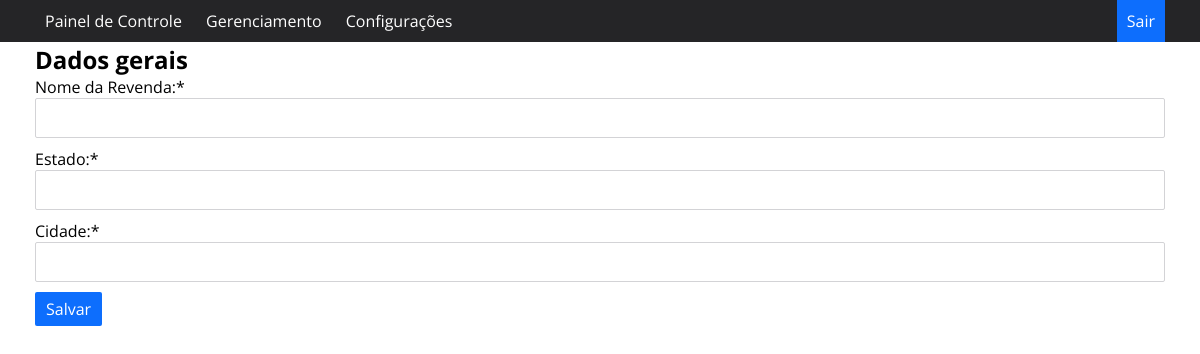
Before: /editarrevenda/2 with the older database file.
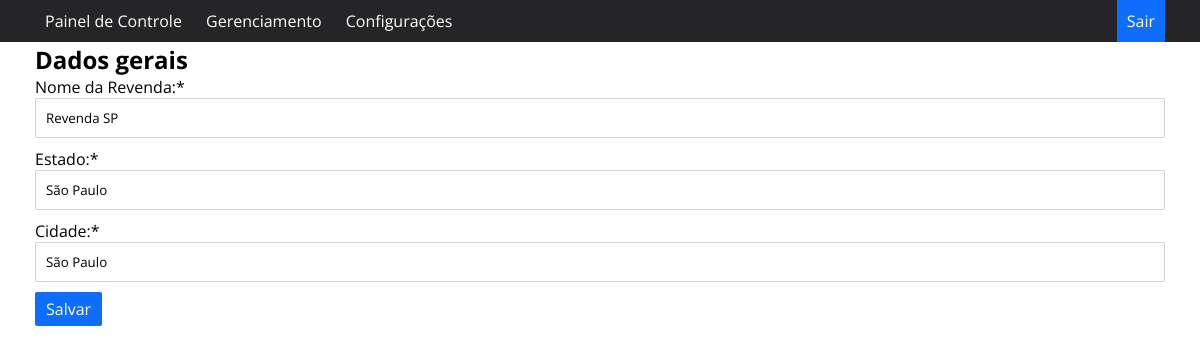
After: the same page with the newer database file.
### app.py (models this page shows, shortened)
class Revenda(db.Model):
    id = db.Column('id', Integer, primary_key=True, autoincrement=True)
    datainsercao = db.Column('datainsercao', String(500), nullable=False)
    revenda = db.Column('revenda', String(255), nullable=False)
    estado = db.Column('estado', String(255), nullable=False)
    cidade = db.Column('cidade', String(255), nullable=False)

### app.py (the view)
@app.route('/editarrevenda/<int:id>', methods=['GET', 'POST'])
def editarrevenda(id):
    revenda = Revenda.query.get(id)
    if request.method:
        if request.method == 'POST':
            revenda.revenda = request.form['revenda']
            revenda.estado = request.form['estado']
            revenda.cidade = request.form['cidade']
            db.session.commit()
            return redirect(url_for('gerenciamentorevendas'))
        return render_template('editarrevenda.html', revenda=revenda)
    return render_template('gerenaciamentorevendas.html', revenda=revenda)

### templates/editarrevenda.html (shortened to what this page needs)
<!DOCTYPE html>
<html lang="en">
<head>
    <link rel="stylesheet" href="{{ url_for('static', filename='estilo.css') }}">
</head>
<body>
    <nav id="menu-h">
        <ul>
            <li><a href="/paineldecontrole">Painel de Controle</a></li>
            <li><a href="#">Gerenciamento</a>
        </li>
        <li><a href="#">Configurações</a>
        </li>
            <li id="sair"><a href="#">Sair</a></li>
        </ul>
    </nav>
    <div class="container">
    <h1>Editar Revenda</h1>
    <h2>Dados gerais</h2>
    <section>
    <form name="editarrevenda" class="form" method="post" action="/editarrevenda/{{revenda.id}}">
            <div class="form-group">
                <label for="revenda" class="label">Nome da Revenda:*</label>
                <input type="text" name="revenda" class="form-control" required value="{{revenda.revenda}}">
            </div>
            <div class="form-group">
                <label for="estado" class="label">Estado:*</label>
                <input type="text" name="estado" class="form-control" required value="{{revenda.estado}}">
            </div>
            <div class="form-group">
                <label for="cidade" class="label">Cidade:*</label>
                <input type="text" name="cidade" class="form-control" required value="{{revenda.cidade}}">
            </div>
            <div class="buttons">
            <button class="btnedit" type="submit">Salvar</button>
            </div>
    </form>
    </section>
</div>
</body>
</html>

Changed rows visible on the page:
added Revenda: revenda "Revenda SP", estado "São Paulo", cidade "São Paulo"
